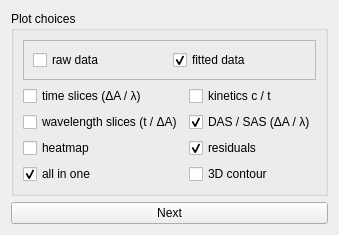
        <widget class="QWidget" name="plot_page1">
         <layout class="QGridLayout" name="gridLayout_32">
          <item row="0" column="0">
           <widget class="QGroupBox" name="groupBox_3">
            <property name="toolTip">
             <string>&lt;html&gt;&lt;head/&gt;&lt;body&gt;&lt;p&gt;One this page, you can choose which data to plot. You can also choose which types of plots are to be created. At least one type of data and one type of plot have to be selected.&lt;/p&gt;&lt;/body&gt;&lt;/html&gt;</string>
            </property>
            <property name="title">
             <string>Plot choices</string>
            </property>
            <layout class="QGridLayout" name="gridLayout_5">
             <item row="5" column="0">
              <widget class="QCheckBox" name="three_in_one">
               <property name="toolTip">
                <string>&lt;html&gt;&lt;head/&gt;&lt;body&gt;&lt;p&gt;Plots all three plots above in a single image. Will only plot the heat map if no specific delay or wavelength values ar provided.&lt;/p&gt;&lt;p&gt;&lt;img src=&quot;:/Plots/pictures/example plots/ex_all.png&quot;/&gt;&lt;/p&gt;&lt;/body&gt;&lt;/html&gt;</string>
               </property>
               <property name="text">
                <string>all in one</string>
               </property>
               <property name="checked">
                <bool>true</bool>
               </property>
              </widget>
             </item>
             <item row="1" column="1">
              <widget class="QCheckBox" name="kinetics">
               <property name="enabled">
                <bool>true</bool>
               </property>
               <property name="toolTip">
                <string>&lt;html&gt;&lt;head/&gt;&lt;body&gt;&lt;p&gt;Plots the concentration of each species against the delays.&lt;/p&gt;&lt;p&gt;Only enabled for if SAS is selected.&lt;/p&gt;&lt;p&gt;&lt;img src=&quot;:/Plots/pictures/example plots/ex_kinetics.png&quot;/&gt;&lt;/p&gt;&lt;/body&gt;&lt;/html&gt;</string>
               </property>
               <property name="text">
                <string>kinetics c / t</string>
               </property>
              </widget>
             </item>
             <item row="3" column="0">
              <widget class="QCheckBox" name="heat">
               <property name="toolTip">
                <string>&lt;html&gt;&lt;head/&gt;&lt;body&gt;&lt;p&gt;Plots the data in a heatmap.&lt;/p&gt;&lt;p&gt;&lt;img src=&quot;:/Plots/pictures/example plots/ex_heatmap.png&quot;/&gt;&lt;/p&gt;&lt;/body&gt;&lt;/html&gt;</string>
               </property>
               <property name="text">
                <string>heatmap</string>
               </property>
              </widget>
             </item>
             <item row="3" column="1">
              <widget class="QCheckBox" name="residuals">
               <property name="toolTip">
                <string>&lt;html&gt;&lt;head/&gt;&lt;body&gt;&lt;p&gt;Plots the residuals as a heatmap.&lt;/p&gt;&lt;p&gt;&lt;img src=&quot;:/Plots/pictures/example plots/ex_residuals.png&quot;/&gt;&lt;/p&gt;&lt;/body&gt;&lt;/html&gt;</string>
               </property>
               <property name="text">
                <string>residuals</string>
               </property>
               <property name="checked">
                <bool>true</bool>
               </property>
              </widget>
             </item>
             <item row="5" column="1">
              <widget class="QCheckBox" name="threeD_contour">
               <property name="toolTip">
                <string>&lt;html&gt;&lt;head/&gt;&lt;body&gt;&lt;p&gt;Plots the data in a 3D contour plot.&lt;/p&gt;&lt;p&gt;&lt;img src=&quot;:/Plots/pictures/example plots/ex_3D.png&quot;/&gt;&lt;/p&gt;&lt;/body&gt;&lt;/html&gt;</string>
               </property>
               <property name="text">
                <string>3D contour</string>
               </property>
              </widget>
             </item>
             <item row="1" column="0">
              <widget class="QCheckBox" name="A_wave">
               <property name="toolTip">
                <string>&lt;html&gt;&lt;head/&gt;&lt;body&gt;&lt;p&gt;Plots the change of absorption against the wavelengths. Will only work, if specific wavelengths for data slicing are provided. (See after pressing &amp;quot;Next&amp;quot;.)&lt;/p&gt;&lt;p&gt;&lt;img src=&quot;:/Plots/pictures/example plots/ex_timeslice.png&quot;/&gt;&lt;/p&gt;&lt;/body&gt;&lt;/html&gt;</string>
               </property>
               <property name="text">
                <string>time slices (ΔA / λ)</string>
               </property>
              </widget>
             </item>
             <item row="2" column="0">
              <widget class="QCheckBox" name="del_A">
               <property name="toolTip">
                <string>&lt;html&gt;&lt;head/&gt;&lt;body&gt;&lt;p&gt;Plots the delays against the change of absorption. Will only work, if specific delays for data slicing are provided. (See after pressing &amp;quot;Next&amp;quot;.)&lt;/p&gt;&lt;p&gt;&lt;img src=&quot;:/Plots/pictures/example plots/ex_waveslice.png&quot;/&gt;&lt;/p&gt;&lt;/body&gt;&lt;/html&gt;</string>
               </property>
               <property name="text">
                <string>wavelength slices (t / ΔA)</string>
               </property>
              </widget>
             </item>
             <item row="0" column="0" colspan="2">
              <widget class="QFrame" name="frame">
               <property name="frameShape">
                <enum>QFrame::StyledPanel</enum>
               </property>
               <property name="frameShadow">
                <enum>QFrame::Raised</enum>
               </property>
               <layout class="QGridLayout" name="gridLayout_14">
                <item row="0" column="0">
                 <widget class="QCheckBox" name="raw">
                  <property name="toolTip">
                   <string>If selected, plots the raw unanalysed data.</string>
                  </property>
                  <property name="text">
                   <string>raw data</string>
                  </property>
                  <property name="checked">
                   <bool>false</bool>
                  </property>
                 </widget>
                </item>
                <item row="0" column="1">
                 <widget class="QCheckBox" name="fitted">
                  <property name="toolTip">
                   <string>If selected, plots the analysed data.</string>
                  </property>
                  <property name="text">
                   <string>fitted data</string>
                  </property>
                  <property name="checked">
                   <bool>true</bool>
                  </property>
                 </widget>
                </item>
               </layout>
              </widget>
             </item>
             <item row="2" column="1">
              <widget class="QCheckBox" name="reconstructed">
               <property name="toolTip">
                <string>&lt;html&gt;&lt;head/&gt;&lt;body&gt;&lt;p&gt;If DAS is selected:&lt;/p&gt;&lt;p&gt;Plots the Decay Associated Spectra (DAS) with fitted lifetimes against the wavelengths.&lt;/p&gt;&lt;p&gt;If SAS is selected:&lt;/p&gt;&lt;p&gt;Plots the Species Associated Spectra (SAS) with fitted lifetimes against the wavelengths.&lt;/p&gt;&lt;p&gt;&lt;img src=&quot;:/Plots/pictures/example plots/ex_DASSAS.png&quot;/&gt;&lt;/p&gt;&lt;/body&gt;&lt;/html&gt;</string>
               </property>
               <property name="text">
                <string>DAS / SAS (ΔA / λ)</string>
               </property>
               <property name="checked">
                <bool>true</bool>
               </property>
              </widget>
             </item>
            </layout>
           </widget>
          </item>
          <item row="1" column="0">
           <widget class="QPushButton" name="plot_next">
            <property name="toolTip">
             <string>Moves to the next page, where additional plot details can be set.</string>
            </property>
            <property name="text">
             <string>Next</string>
            </property>
           </widget>
          </item>
         </layout>
        </widget>
